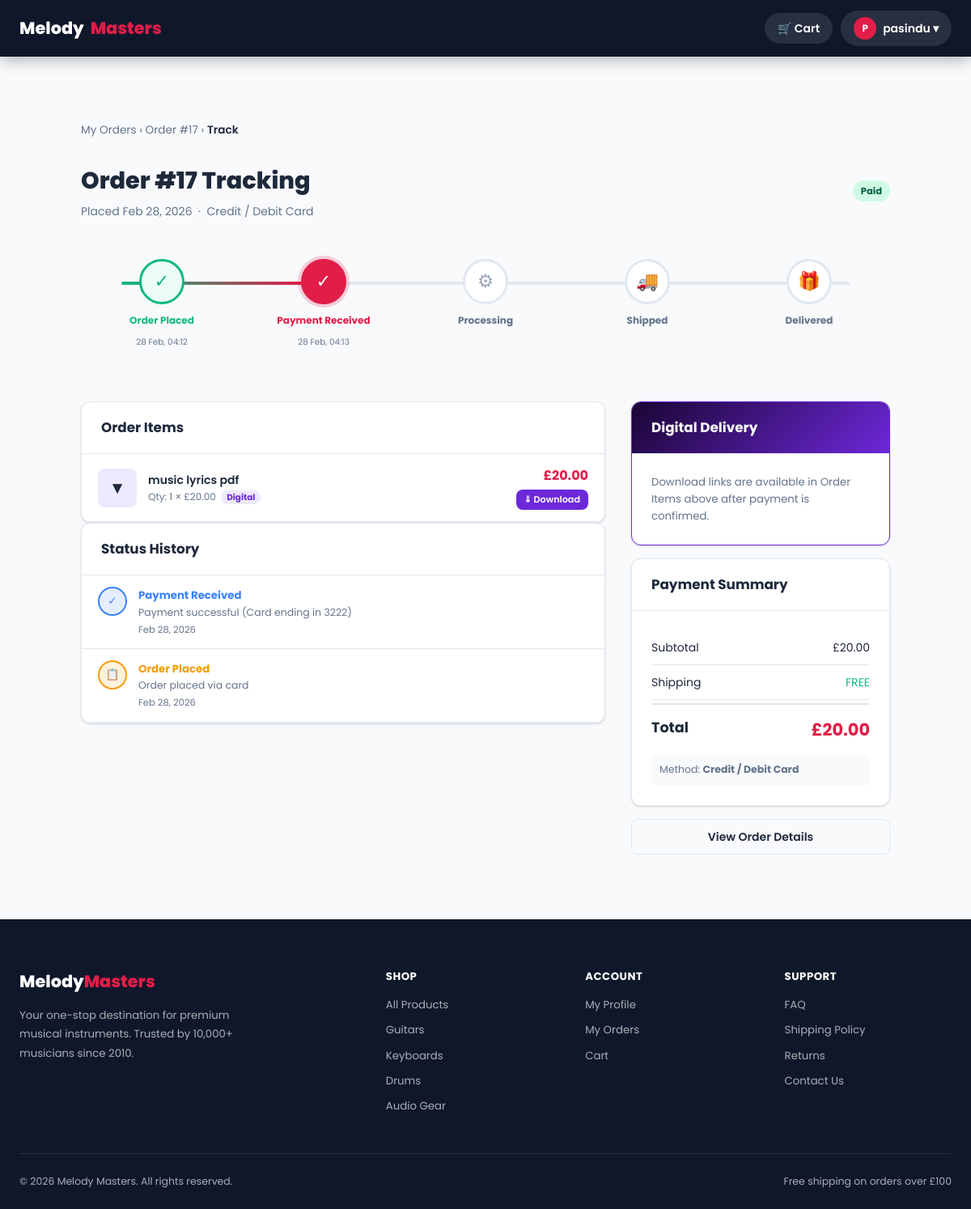
Page /track.php?order_id=17 (signed in) on the committed database.
### tables this page shows
CREATE TABLE `orders` (
  `id` int(11) NOT NULL,
  `user_id` int(11) NOT NULL,
  `total_amount` decimal(10,2) NOT NULL,
  `shipping_cost` decimal(10,2) NOT NULL DEFAULT 0.00,
  `status` enum('pending','paid','processing','shipped','delivered','cancelled') NOT NULL DEFAULT 'pending',
  `shipping_name` varchar(150) DEFAULT NULL,
  `shipping_address` text DEFAULT NULL,
  `shipping_city` varchar(100) DEFAULT NULL,
  `shipping_zip` varchar(20) DEFAULT NULL,
  `payment_method` enum('card','bank_transfer','cash_on_delivery') NOT NULL DEFAULT 'card',
  `tracking_note` varchar(255) DEFAULT NULL,
  `created_at` timestamp NOT NULL DEFAULT current_timestamp()
);

CREATE TABLE `order_status_history` (
  `id` int(11) NOT NULL,
  `order_id` int(11) NOT NULL,
  `status` varchar(50) NOT NULL,
  `note` varchar(255) DEFAULT NULL,
  `created_by` varchar(100) DEFAULT 'system',
  `created_at` timestamp NOT NULL DEFAULT current_timestamp()
);

CREATE TABLE `order_items` (
  `id` int(11) NOT NULL,
  `order_id` int(11) NOT NULL,
  `product_id` int(11) DEFAULT NULL,
  `quantity` int(11) NOT NULL,
  `price` decimal(10,2) NOT NULL
);

CREATE TABLE `products` (
  `id` int(11) NOT NULL,
  `category_id` int(11) DEFAULT NULL,
  `name` varchar(150) NOT NULL,
  `description` text DEFAULT NULL,
  `price` decimal(10,2) NOT NULL,
  `shipping_cost` decimal(10,2) DEFAULT 0.00,
  `stock` int(11) DEFAULT 0,
  `image` varchar(255) DEFAULT NULL,
  `created_at` timestamp NOT NULL DEFAULT current_timestamp(),
  `product_type` enum('physical','digital') NOT NULL DEFAULT 'physical',
  `digital_file` varchar(255) DEFAULT NULL
);

### track.php (the view, shortened to what this page needs)
<?php
require_once 'includes/functions.php';
$uid     = (int)$_SESSION['user_id'];
$orderId = (int)($_GET['order_id'] ?? 0);
$oStmt = $conn->prepare(
    "SELECT o.*, u.name AS customer, u.email
     FROM orders o JOIN users u ON u.id = o.user_id
     WHERE o.id = ? AND o.user_id = ?"
);
$oStmt->bind_param("ii", $orderId, $uid);
$oStmt->execute();
$order = $oStmt->get_result()->fetch_assoc();
$iStmt = $conn->prepare(
    "SELECT oi.*, p.name AS pname, p.image, p.product_type, p.digital_file
     FROM order_items oi LEFT JOIN products p ON p.id = oi.product_id
     WHERE oi.order_id = ?"
);
$iStmt->bind_param("i", $orderId);
$iStmt->execute();
$items = [];
$iRes = $iStmt->get_result();
while ($row = $iRes->fetch_assoc()) {
    $items[] = $row;
}
$hStmt = $conn->prepare(
    "SELECT * FROM order_status_history WHERE order_id = ? ORDER BY created_at ASC"
);
$hStmt->bind_param("i", $orderId);
$hStmt->execute();
$history = [];
$hRes = $hStmt->get_result();
while ($row = $hRes->fetch_assoc()) {
    $history[] = $row;
}
$isAllDigital = !empty($items) && count(array_filter($items, fn($i) => ($i['product_type'] ?? 'physical') !== 'digital')) === 0;
$stages = [
    'pending'    => ['label' => 'Order Placed',    'icon' => '&#128203;', 'color' => '#f59e0b'],
    'paid'       => ['label' => 'Payment Received', 'icon' => '&#10003;',  'color' => '#3b82f6'],
    'processing' => ['label' => 'Processing',       'icon' => '&#9881;',   'color' => '#8b5cf6'],
    'shipped'    => ['label' => 'Shipped',          'icon' => '&#128666;', 'color' => '#ec4899'],
    'delivered'  => ['label' => 'Delivered',        'icon' => '&#127873;', 'color' => '#10b981'],
    'cancelled'  => ['label' => 'Cancelled',        'icon' => '&#10007;',  'color' => '#ef4444'],
];
$stageOrder = ['pending','paid','processing','shipped','delivered'];
$currentStatus = $order['status'];
$currentIdx    = array_search($currentStatus, $stageOrder);
function getStageDate(array $history, string $status): ?string {
    foreach ($history as $h) {
        if ($h['status'] === $status) return $h['created_at'];
    }
    return null;
}
function pmLabel(string $pm): string {
    return match($pm) {
        'card'             => 'Credit / Debit Card',
        'bank_transfer'    => 'Bank Transfer',
        'cash_on_delivery' => 'Cash on Delivery',
        default            => ucfirst(str_replace('_',' ', $pm)),
    };
}
require_once 'includes/header.php';
?>
<div class="container section">
  <div class="track-wrap">
    <nav class="breadcrumb">
      <a href="<?php echo BASE_URL; ?>/orders.php">My Orders</a> &rsaquo;
      <a href="<?php echo BASE_URL; ?>/orders.php?id=<?php echo $orderId; ?>">Order #<?php echo $orderId; ?></a> &rsaquo;
      <span class="active">Track</span>
    </nav>
    <div class="track-header">
      <div class="track-title-info">
        <h1 class="track-title">Order #<?php echo $orderId; ?> Tracking</h1>
        <div class="track-subtitle">
          Placed <?php echo formatDate($order['created_at']); ?> &nbsp;·&nbsp;
          <?php echo pmLabel($order['payment_method'] ?? 'card'); ?>
        </div>
      </div>
      <?php echo statusBadge($currentStatus); ?>
    </div>
    <?php
      $progressPct = 0;
      if ($currentStatus !== 'cancelled' && $currentIdx !== false) {
          $progressPct = ($currentIdx / (count($stageOrder) - 1)) * 90;
      }
    ?>
    <div class="track-timeline">
      <div class="track-progress" style="width:<?php echo $progressPct; ?>%;"></div>
      <?php foreach ($stageOrder as $idx => $stage): ?>
        <?php
          $isCurrent  = $stage === $currentStatus;
          $isDone     = $currentStatus !== 'cancelled' && $currentIdx !== false && $idx < $currentIdx;
          $isCancelled= $currentStatus === 'cancelled' && $stage === 'pending';
          $cls = $isCurrent ? 'active' : ($isDone ? 'done' : ($isCancelled ? 'cancel' : ''));
          $stageDate  = getStageDate($history, $stage);
          $info = $stages[$stage];
        ?>
        <div class="track-step">
          <div class="track-icon <?php echo $cls; ?>">
            <?php echo $isDone ? '&#10003;' : $info['icon']; ?>
          </div>
          <div class="track-label <?php echo $cls; ?>"><?php echo $info['label']; ?></div>
          <div class="track-date"><?php echo $stageDate ? date('d M, H:i', strtotime($stageDate)) : ''; ?></div>
        </div>
      <?php endforeach; ?>
    </div>
    <div class="order-detail-layout">
      <div>
        <div class="card mb-4">
          <div class="card-header"><span class="card-title">Order Items</span></div>
          <div class="card-body" style="padding:0;">
            <?php foreach ($items as $it): ?>
              <?php $itDig = ($it['product_type'] ?? 'physical') === 'digital'; ?>
              <div style="display:flex;align-items:center;gap:14px;padding:14px 20px;border-bottom:1px solid var(--border);">
                <div style="width:48px;height:48px;background:<?php echo $itDig ? '#ede9fe' : 'var(--bg)'; ?>;border-radius:8px;display:flex;align-items:center;justify-content:center;font-size:1.3rem;flex-shrink:0;">
                  <?php echo $itDig ? '&#9660;' : '&#127925;'; ?>
                </div>
                <div style="flex:1;">
                  <div style="font-weight:600;font-size:.875rem;"><?php echo sanitize($it['pname'] ?? 'Product'); ?></div>
                  <div style="font-size:.75rem;color:var(--muted);">
                    Qty: <?php echo $it['quantity']; ?> &times; <?php echo formatPrice($it['price']); ?>
                    <?php if ($itDig): ?>
                      &nbsp;<span style="background:#ede9fe;color:#6d28d9;padding:1px 7px;border-radius:10px;font-size:.65rem;font-weight:700;">Digital</span>
                    <?php endif; ?>
                  </div>
                </div>
                <div style="font-weight:700;color:var(--accent);display:flex;flex-direction:column;align-items:flex-end;gap:4px;">
                  <?php echo formatPrice($it['price'] * $it['quantity']); ?>
                  <?php if ($itDig && !empty($it['digital_file']) && in_array($order['status'], ['paid','processing','shipped','delivered'])): ?>
                    <a href="<?php echo BASE_URL; ?>/download.php?file=<?php echo urlencode($it['digital_file']); ?>&product_id=<?php echo (int)$it['product_id']; ?>"
                       class="btn btn-primary btn-sm" style="background:#6d28d9;font-size:.7rem;padding:4px 10px;">&#8659; Download</a>
                  <?php endif; ?>
                </div>
              </div>
            <?php endforeach; ?>
          </div>
        </div>
        <div class="card">
          <div class="card-header"><span class="card-title">Status History</span></div>
          <div class="card-body" style="padding:0;">
            <?php if (empty($history)): ?>
              <div style="padding:16px 20px;color:var(--muted);font-size:.83rem;">No history yet.</div>
            <?php else: ?>
              <?php foreach (array_reverse($history) as $h): ?>
                <?php $si = $stages[$h['status']] ?? ['label'=>$h['status'],'color'=>'#64748b','icon'=>'&#9679;']; ?>
                <div style="display:flex;align-items:flex-start;gap:14px;padding:14px 20px;border-bottom:1px solid var(--border);">
                  <div style="width:36px;height:36px;border-radius:50%;background:<?php echo $si['color']; ?>22;border:2px solid <?php echo $si['color']; ?>;display:flex;align-items:center;justify-content:center;font-size:.85rem;flex-shrink:0;color:<?php echo $si['color']; ?>;">
                    <?php echo $si['icon']; ?>
                  </div>
                  <div style="flex:1;">
                    <div style="font-weight:700;font-size:.83rem;color:<?php echo $si['color']; ?>;">
                      <?php echo $si['label']; ?>
                    </div>
                    <?php if ($h['note']): ?>
                      <div style="font-size:.78rem;color:var(--muted);"><?php echo sanitize($h['note']); ?></div>
                    <?php endif; ?>
                    <div style="font-size:.72rem;color:var(--muted);margin-top:2px;"><?php echo formatDate($h['created_at']); ?></div>
                  </div>
                </div>
              <?php endforeach; ?>
            <?php endif; ?>
          </div>
        </div>
      </div>
      <div>
        <?php if ($isAllDigital): ?>
        <div class="card" style="margin-bottom:16px;border:1.5px solid #6d28d9;">
          <div class="card-header" style="background:linear-gradient(135deg,#1a0533,#6d28d9);">
            <span class="card-title" style="color:#fff;">Digital Delivery</span>
          </div>
          <div class="card-body" style="font-size:.83rem;color:var(--muted);">
            Download links are available in Order Items above after payment is confirmed.
          </div>
        </div>
        <?php endif; ?>
        <div class="card" style="margin-bottom:16px;">
          <div class="card-header"><span class="card-title">Payment Summary</span></div>
          <div class="card-body">
            <?php $sub = $order['total_amount'] - $order['shipping_cost']; ?>
            <div class="sum-row"><span>Subtotal</span><span><?php echo formatPrice($sub); ?></span></div>
            <div class="sum-row"><span>Shipping</span><span><?php echo $order['shipping_cost'] > 0 ? formatPrice($order['shipping_cost']) : '<span style="color:var(--success)">FREE</span>'; ?></span></div>
            <div class="sum-total"><span>Total</span><span class="v"><?php echo formatPrice($order['total_amount']); ?></span></div>
            <div style="margin-top:12px;padding:10px;background:var(--bg);border-radius:8px;font-size:.78rem;color:var(--muted);">
              Method: <strong><?php echo pmLabel($order['payment_method'] ?? 'card'); ?></strong>
            </div>
          </div>
        </div>
        <div style="display:flex;flex-direction:column;gap:8px;">
          <a href="<?php echo BASE_URL; ?>/orders.php?id=<?php echo $orderId; ?>" class="btn btn-ghost btn-block">View Order Details</a>
        </div>
      </div>
    </div>
  </div>
</div>
<?php require_once 'includes/footer.php'; ?>

### includes/functions.php (shortened to what this page needs)
<?php
function sanitize(string $data): string {
    return htmlspecialchars(strip_tags(trim($data)), ENT_QUOTES, 'UTF-8');
}
function formatPrice(float $price): string {
    return '£' . number_format($price, 2);
}
function formatDate(string $date): string {
    return date('M j, Y', strtotime($date));
}
function statusBadge(string $status): string {
    $map = [
        'pending'    => 'badge-pending',
        'paid'       => 'badge-paid',
        'processing' => 'badge-processing',
        'shipped'    => 'badge-shipped',
        'delivered'  => 'badge-delivered',
        'cancelled'  => 'badge-cancelled',
    ];
    $class = $map[$status] ?? 'badge-pending';
    return "<span class=\"badge $class\">" . ucfirst(htmlspecialchars($status)) . "</span>";
}

### rows in the picture
orders: created_at "Feb 28, 2026", payment_method "Credit / Debit Card", status "Paid", formatPrice($sub) "£20.00", total_amount "£20.00"
order_status_history: created_at "28 Feb, 04:12", status "📋", status "Order Placed", note "Order placed via card", created_at "Feb 28, 2026"
order_status_history: created_at "28 Feb, 04:13", status "✓", status "Payment Received", note "Payment successful (Card ending in 3222)", created_at "Feb 28, 2026"
order_items: product.name "music lyrics pdf", quantity "1", price "£20.00", formatPrice($it['price'] * $it['quantity']) "£20.00"

### other values in the picture
substr($_SESSION['user_name'], 0, 1) "P"
explode(' ', $_SESSION['user_name'])[0] "pasindu"
$orderId "17"
$info['label'] "Order Placed"
$info['icon'] "✓"
$info['label'] "Payment Received"
$info['icon'] "⚙"
$info['label'] "Processing"
$info['icon'] "🚚"
$info['label'] "Shipped"
$info['icon'] "🎁"
$info['label'] "Delivered"
